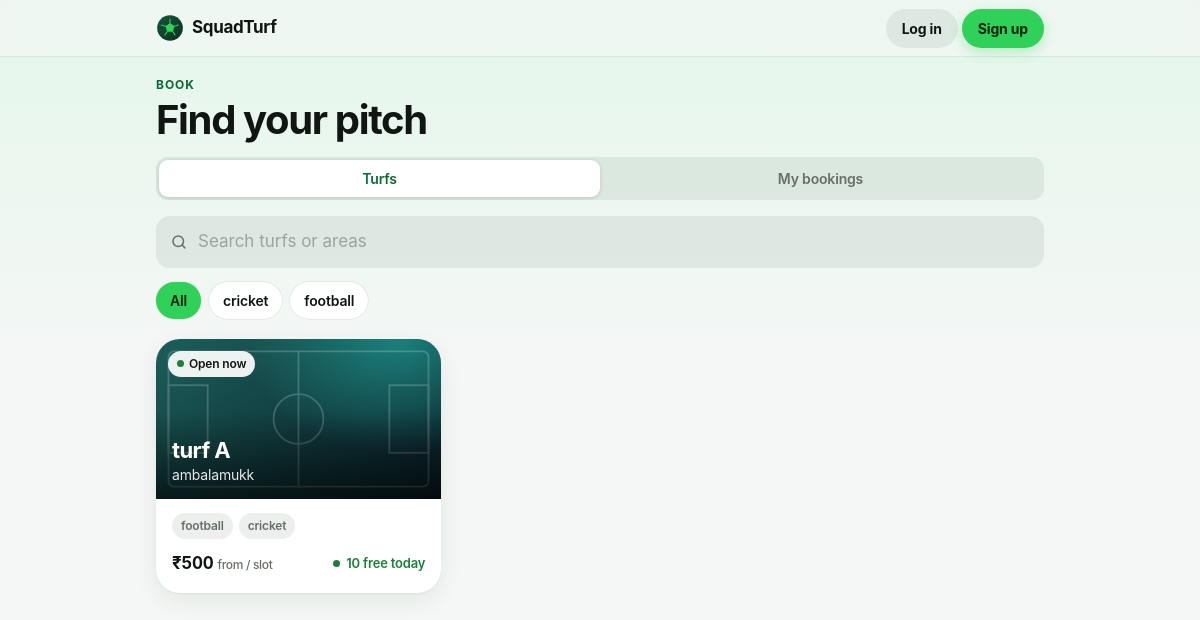
/book/, run on the app's committed database.
### core/models.py (models this page shows, shortened)
class Turf(models.Model):
    name = models.CharField(max_length=120)
    location_name = models.CharField(max_length=200)
    slug = models.SlugField(
        unique=True,
        help_text="Used in the QR landing URL, e.g. /t/arena-malaparamba/",
    )
    is_active = models.BooleanField(default=True)
    created_at = models.DateTimeField(auto_now_add=True)
    SLOT_LENGTH_CHOICES = [
        (30, '30 minutes'), (60, '1 hour'), (90, '90 minutes'), (120, '2 hours'),
    ]
    booking_enabled = models.BooleanField(
        default=False,
        help_text="Master switch. Turn on once the turf is onboarded and its details are filled in "
                  "— only then does it appear under Book a turf.",
    )
    bookings_paused = models.BooleanField(
        default=False,
        help_text="Temporarily stop new online bookings. The turf admin can flip this too.",
    )
    description = models.TextField(blank=True)
    address = models.CharField(max_length=255, blank=True)
    map_url = models.URLField(blank=True, help_text="Google Maps link (optional) — used for Directions.")
    cover_image_url = models.URLField(
        max_length=500, blank=True,
        help_text="Direct link to a cover photo (optional). A designed gradient is used if left blank.",
    )
    sports = models.CharField(max_length=200, blank=True, help_text="Comma separated, e.g. Football, Cricket")
    amenities = models.CharField(
        max_length=300, blank=True, help_text="Comma separated, e.g. Floodlights, Parking, Washroom"
    )
    pitch_info = models.CharField(max_length=120, blank=True, help_text="e.g. Artificial turf · 5v5 / 7v7")
    contact_phone = models.CharField(max_length=15, blank=True)
    opens_at = models.TimeField(default=time(6, 0))
    closes_at = models.TimeField(
        default=time(23, 0), help_text="Use 12:00 AM (midnight) to run until the end of the day."
    )
    slot_minutes = models.PositiveSmallIntegerField(default=60, choices=SLOT_LENGTH_CHOICES)
    max_slots_per_booking = models.PositiveSmallIntegerField(
        default=4, validators=[MinValueValidator(1), MaxValueValidator(8)]
    )
    advance_days = models.PositiveSmallIntegerField(
        default=14, validators=[MinValueValidator(1), MaxValueValidator(60)],
        help_text="How many days ahead players can book.",
    )
    cancel_before_hours = models.PositiveSmallIntegerField(
        default=4, validators=[MaxValueValidator(72)],
        help_text="Players can cancel for free until this many hours before the start.",
    )
    price_per_slot = models.DecimalField(max_digits=8, decimal_places=2, default=0)
    peak_price_per_slot = models.DecimalField(max_digits=8, decimal_places=2, null=True, blank=True)
    peak_starts_at = models.TimeField(
        null=True, blank=True, help_text="Peak price applies from this time until closing."
    )
    weekend_is_peak = models.BooleanField(default=False, help_text="Charge the peak price all day Sat & Sun.")
    class Meta:
        ordering = ['name']
    @staticmethod
    def _csv(value):
        return [p.strip() for p in (value or '').split(',') if p.strip()]
    @property
    def sport_list(self):
        return self._csv(self.sports)
    @property
    def has_peak_pricing(self):
        return self.peak_price_per_slot is not None and bool(self.peak_starts_at or self.weekend_is_peak)
    @property
    def price_from(self):
        if self.has_peak_pricing:
            return min(self.price_per_slot, self.peak_price_per_slot)
        return self.price_per_slot

### core/booking_views.py (the view)
# urls.py: path('book/', v.book_directory, name='book_directory'),
def book_directory(request):
    q = (request.GET.get('q') or '').strip()
    sport = (request.GET.get('sport') or '').strip()
    turfs = Turf.objects.filter(is_active=True, booking_enabled=True)
    all_sports = sorted({s for t in turfs for s in t.sport_list})
    if q:
        turfs = turfs.filter(Q(name__icontains=q) | Q(location_name__icontains=q) | Q(address__icontains=q))
    shown = [
        t for t in turfs
        if not sport or sport.lower() in [x.lower() for x in t.sport_list]
    ]
    free = bl.free_slots_today_many(shown)
    cards = [
        {'turf': t, 'free_today': free.get(t.pk, 0), 'open_now': bl.is_open_now(t)}
        for t in shown
    ]
    return render(request, 'core/booking/directory.html', {
        'cards': cards, 'q': q, 'sport': sport, 'all_sports': all_sports,
        'section': 'turfs', 'upcoming_count': _upcoming_count(request.user),
    })

### core/booking_logic.py (called while the page is built)
def local_today():
    return timezone.localdate()

def day_bounds(turf, day):
    tz = timezone.get_current_timezone()
    open_dt = timezone.make_aware(datetime.combine(day, turf.opens_at), tz)
    if turf.closes_at == time(0, 0) or turf.closes_at <= turf.opens_at:
        close_dt = timezone.make_aware(datetime.combine(day + timedelta(days=1), time.min), tz)
    else:
        close_dt = timezone.make_aware(datetime.combine(day, turf.closes_at), tz)
    return open_dt, close_dt

def build_grid(turf, day):
    open_dt, close_dt = day_bounds(turf, day)
    step = timedelta(minutes=turf.slot_minutes)
    grid, start = [], open_dt
    while start + step <= close_dt:
        grid.append((start, start + step))
        start += step
    return grid

def _overlapping(bookings, s, e):
    for b in bookings:
        if b.start_at < e and b.end_at > s:
            return b
    return None

def free_slots_today_many(turfs, now=None):
    now = now or timezone.now()
    today = local_today()
    grids = {t.pk: [(s, e) for s, e in build_grid(t, today) if s > now] for t in turfs}
    spans = [g for g in grids.values() if g]
    if not spans:
        return {t.pk: 0 for t in turfs}
    low, high = min(g[0][0] for g in spans), max(g[-1][1] for g in spans)
    by_turf = defaultdict(list)
    for b in Booking.objects.filter(
        turf__in=list(turfs), status=Booking.Status.CONFIRMED, start_at__lt=high, end_at__gt=low
    ):
        by_turf[b.turf_id].append(b)
    return {
        pk: sum(1 for s, e in grid if not _overlapping(by_turf[pk], s, e))
        for pk, grid in grids.items()
    }

def is_open_now(turf):
    now = timezone.now()
    open_dt, close_dt = day_bounds(turf, local_today())
    return open_dt <= now < close_dt

### core/booking_views.py (called while the page is built)
def _upcoming_count(user):
    if not user.is_authenticated:
        return 0
    return Booking.objects.filter(
        user=user, source=Booking.Source.ONLINE,
        status=Booking.Status.CONFIRMED, end_at__gt=timezone.now(),
    ).count()

### core/context_processors.py (called while the page is built)
def unread_notifications(request):
    user = request.user
    if not user.is_authenticated:
        return {}
    return {
        'unread_notification_count': active_for(user).filter(is_read=False).count(),
        'has_push_subscription': PushSubscription.objects.filter(user=user).exists(),
    }

def turf_admin_context(request):
    if not request.user.is_authenticated:
        return {}
    turfs = bl.managed_turfs(request.user)
    return {'is_turf_admin': bool(turfs), 'managed_turfs': turfs}

### core/templates/core/booking/directory.html (shortened to what this page needs)
{% extends 'core/base.html' %}
{% load booking_tags %}
{% block content %}
<div class="st">
  <p class="st-eyebrow">Book</p>
  <h1 class="st-title">Find your pitch</h1>
  {% include 'core/booking/_book_nav.html' %}
  <form class="st-search" method="get" role="search">
    <svg viewBox="0 0 24 24" fill="none" stroke="currentColor" stroke-width="2" stroke-linecap="round"><circle cx="11" cy="11" r="7"/><path d="m20 20-3.5-3.5"/></svg>
    <input type="search" name="q" value="{{ q }}" placeholder="Search turfs or areas" aria-label="Search turfs" enterkeyhint="search">
  </form>
  {% if all_sports %}
  <div class="st-chips" aria-label="Filter by sport">
    <a class="st-chip {% if not sport %}is-active{% endif %}" href="?{% if q %}q={{ q|urlencode }}{% endif %}">All</a>
    {% for s in all_sports %}<a class="st-chip {% if sport == s %}is-active{% endif %}" href="?sport={{ s|urlencode }}{% if q %}&q={{ q|urlencode }}{% endif %}">{{ s }}</a>{% endfor %}
  </div>
  {% endif %}
  {% if cards %}
  <div class="st-grid">
    {% for c in cards %}
    <a class="st-card" href="{% url 'book_turf' c.turf.slug %}">
      {% include 'core/booking/_cover.html' with turf=c.turf badges=True open_now=c.open_now %}
      <div class="st-card-body">
        {% if c.turf.sport_list %}<div class="st-wrap-flex">{% for sp in c.turf.sport_list %}<span class="st-tag">{{ sp }}</span>{% endfor %}</div>{% endif %}
        <div class="st-row">
          <span class="st-price">{{ c.turf.price_from|inr }} <small>{% if c.turf.has_peak_pricing %}from {% endif %}/ slot</small></span>
          <span class="st-free {% if not c.free_today %}is-none{% endif %}">{% if c.free_today %}<i class="st-dot"></i>{{ c.free_today }} free today{% else %}Full today{% endif %}</span>
        </div>
      </div>
    </a>
    {% endfor %}
  </div>
  {% else %}
  <div class="st-empty">
    <b>{% if q or sport %}No turfs match.{% else %}Booking opens soon.{% endif %}</b>
    {% if q or sport %}Try a different search.{% else %}Turfs appear here as they join.{% endif %}
    <div><a class="st-btn st-btn-soft" href="{% url 'feed' %}">Find players instead</a></div>
  </div>
  {% endif %}
</div>
{% endblock %}

### core/templates/core/booking/_cover.html (shortened to what this page needs)
{% load booking_tags %}
<div class="st-cover {% if turf.cover_image_url %}st-cover-img{% endif %}" style="--h: {{ turf.slug|cover_hue }}">
  {% if badges %}
  <div class="st-cover-badges">
    {% if open_now %}<span class="st-tag"><i class="st-dot" style="color:var(--ok)"></i>Open now</span>{% else %}<span class="st-tag">Closed now</span>{% endif %}
  </div>
  {% endif %}
  <div class="st-cover-text">
    {% if hero %}<h1>{{ turf.name }}</h1>{% else %}<h3>{{ turf.name }}</h3>{% endif %}
    <p>{{ turf.location_name }}{% if turf.pitch_info %} · {{ turf.pitch_info }}{% endif %}</p>
  </div>
</div>

### data on the page
Turf: {{ turf.slug|cover_hue }} 176 (drawn), name "turf A", location_name "ambalamukk", sport_list "football" "cricket", turf.price_from|inr "₹500", free_today "10"

### other printed values
{{ s }} "cricket" "football"
